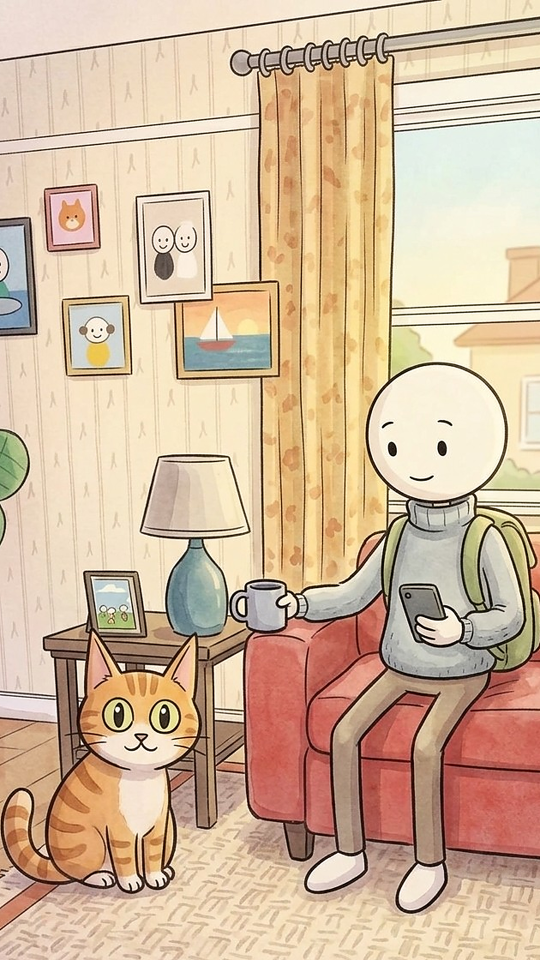
#> input picture projects/livingroom-live/plate.png, 1080 x 1920 px (shown at 1/2 size)
$ python bodies.py
#> lines starting #> are read from the running program, lines starting #| are printed output that depends on the picture; after the words box and inside, x2 and y2 are one past the last pixel; in counts of white or black regions, pixels touching at a corner belong together
"""Cut the man's upper body and the cat's body out of plate.png (for breathing without moving the
background). Regions are the spaces between ink lines; each body is the set of regions that sit
inside a loose outline polygon and look like that character, plus the ink around them.
Writes bodies.npz (man, cat boolean masks)."""
import numpy as np
from PIL import Image, ImageDraw
from scipy import ndimage

plate = np.asarray(Image.open('plate.png').convert('RGB')).astype(np.float32) / 255
lum = plate @ np.array([0.2126, 0.7152, 0.0722], np.float32)
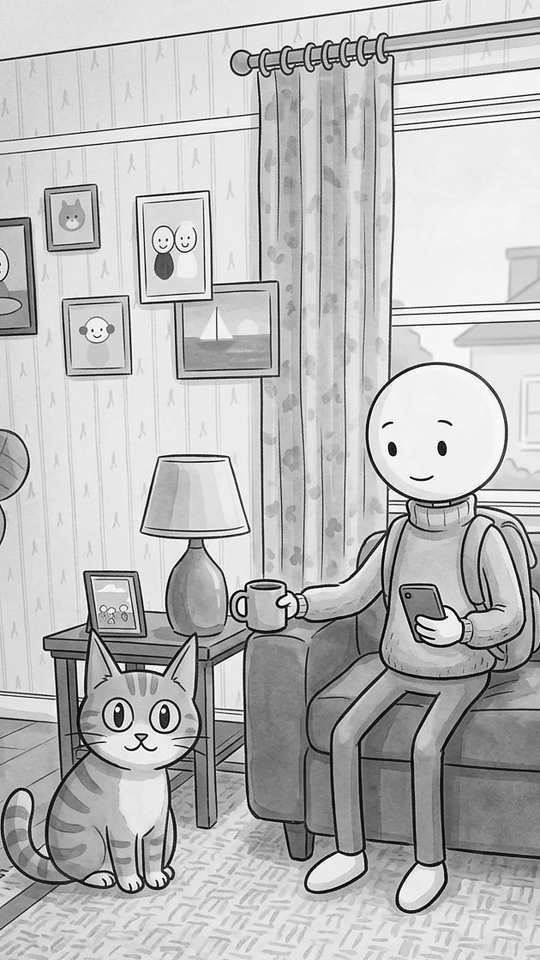
#> lum: shape (1920, 1080) float32 (shown at 1/2 size); min 0, max 1, mean 0.733
H, W = lum.shape
#> H = 1920; W = 1080
walls = ndimage.binary_dilation(lum < 0.3, iterations=1)
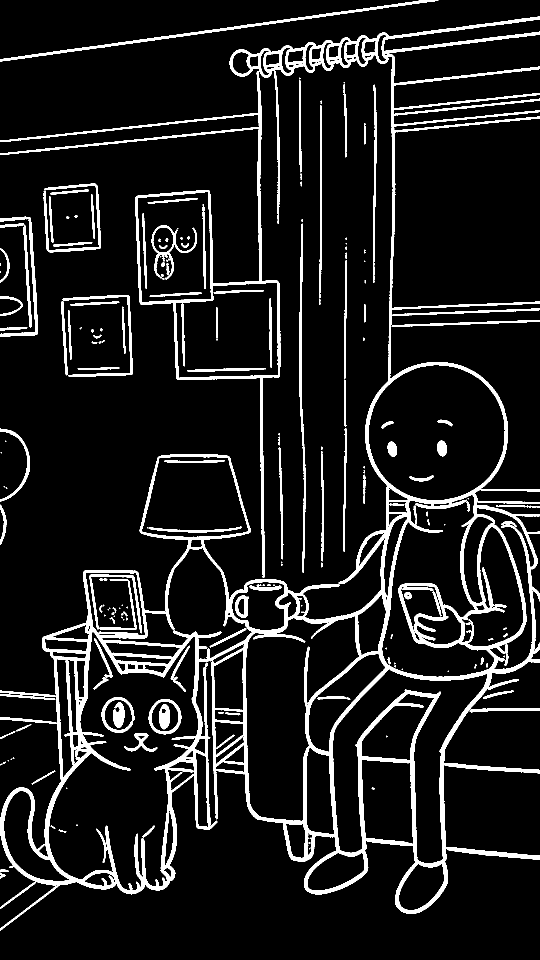
#> walls: shape (1920, 1080) bool (shown at 1/2 size); 10% white; 194 white regions (65 under 20 px), largest, box (x1, y1, x2, y2) and area: (0, 33, 1080, 1861) 154427, (0, 0, 877, 123) 4293, (599, 447, 611, 1146) 2584
lab, n = ndimage.label(~walls)
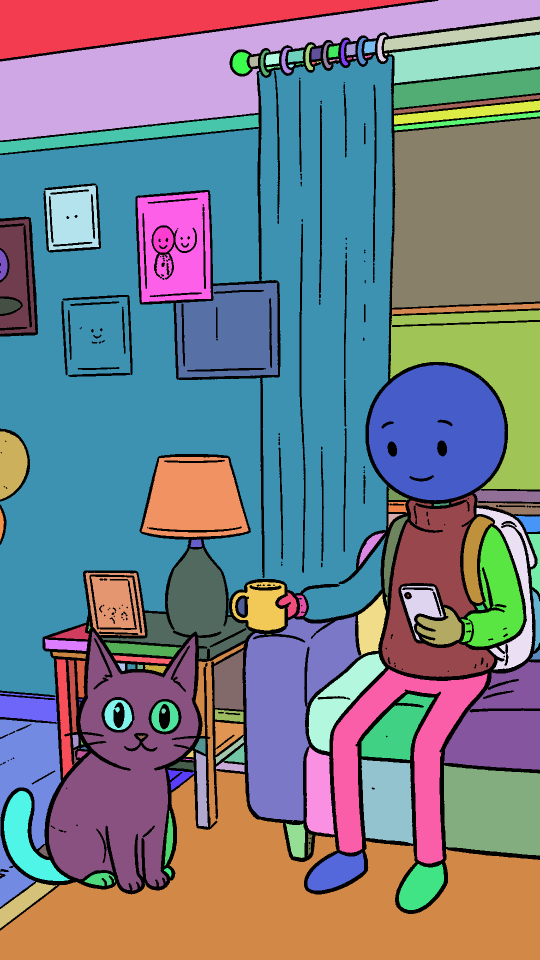
#> lab: shape (1920, 1080) int32 (shown at 1/2 size); 169 distinct labels, from 0 to 168; one colour per label, 0 black
#> n = 168
idx = np.arange(n + 1)
#> idx = 169 values from 0 to 168
tot = np.bincount(lab.ravel(), minlength=n + 1)
#> tot = 169 values, max 587175 at index 21, min 1 at index 37, mean 12269.8
mean = np.stack([ndimage.mean(plate[..., c], lab, idx) for c in range(3)], -1)
#> mean = 169 rows, first 8: [0.332, 0.238, 0.171], [0.947, 0.88, 0.825], [0.932, 0.857, 0.759], [0.805, 0.758, 0.682], [0.82, 0.766, 0.708], [0.927, 0.856, 0.725], [0.823, 0.761, 0.705], [0.814, 0.751, 0.695]


def poly_mask(pts):
    im = Image.new('L', (W, H), 0)
#> im: PIL image 1080x1920 L; every value is 0
    ImageDraw.Draw(im).polygon(pts, fill=255)
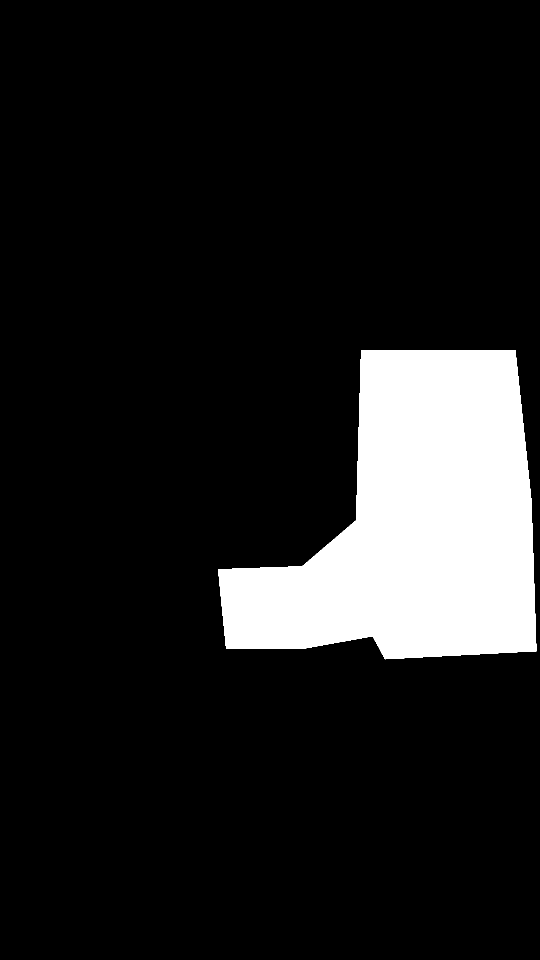
#> im: PIL image 1080x1920 L (shown at 1/2 size); 12.3% white; 1 white region, box (x1, y1, x2, y2) and area: (436, 700, 1073, 1319) 255491
    return np.asarray(im) > 0


def body(poly, frac, want=None, seeds=()):
    inside = poly_mask(poly)
    ins = np.bincount(lab[inside], minlength=n + 1)
#> ins = 169 values, max 56743 at index 51, min 0 at index 1, mean 1511.8
    keep = (ins >= frac * np.maximum(tot, 1)) & (tot >= 12)
    if want is not None:
        keep &= want
    for x, y in seeds:
        keep[lab[y, x]] = True
    keep[0] = False
    m = keep[lab] & inside
#> m: shape (1920, 1080) bool; 6.6% white; 21 white regions (1 under 20 px), largest, box (x1, y1, x2, y2) and area: (738, 730, 1010, 1001) 56743, (764, 990, 979, 1319) 30895, (923, 1053, 1047, 1293) 15493
    m |= ndimage.binary_dilation(m, iterations=7) & walls & inside
#> m: shape (1920, 1080) bool; 8.1% white; 2 white regions, box (x1, y1, x2, y2) and area: (712, 724, 1071, 1319) 156080, (458, 1158, 618, 1268) 12631
    return ndimage.binary_fill_holes(m) & inside
#> returned value: shape (1920, 1080) bool; 8.1% white; 2 white regions, box (x1, y1, x2, y2) and area: (712, 724, 1071, 1319) 156227, (458, 1158, 618, 1268) 12631


MAN = [(722, 700), (1030, 700), (1062, 1000), (1072, 1302), (770, 1318), (745, 1272), (612, 1296), (452, 1296), (436, 1138), (604, 1132), (712, 1040)]
CAT = [(150, 1262), (425, 1262), (445, 1500), (370, 1792), (140, 1792), (96, 1712), (100, 1560)]
man = body(MAN, 0.9, seeds=[(900, 1150), (830, 1200), (1030, 1100), (990, 1060)])
orange = (mean[:, 0] - mean[:, 2] > 0.35) & (mean[:, 0] > 0.7)
cat = body(CAT, 0.8, want=orange)
#> call 2 of body, with frac = 0.8, want = array of shape (169,), seeds = ()
#> in poly_mask (call 2), `ImageDraw.Draw(im).polygon(pts, fill=255)`:
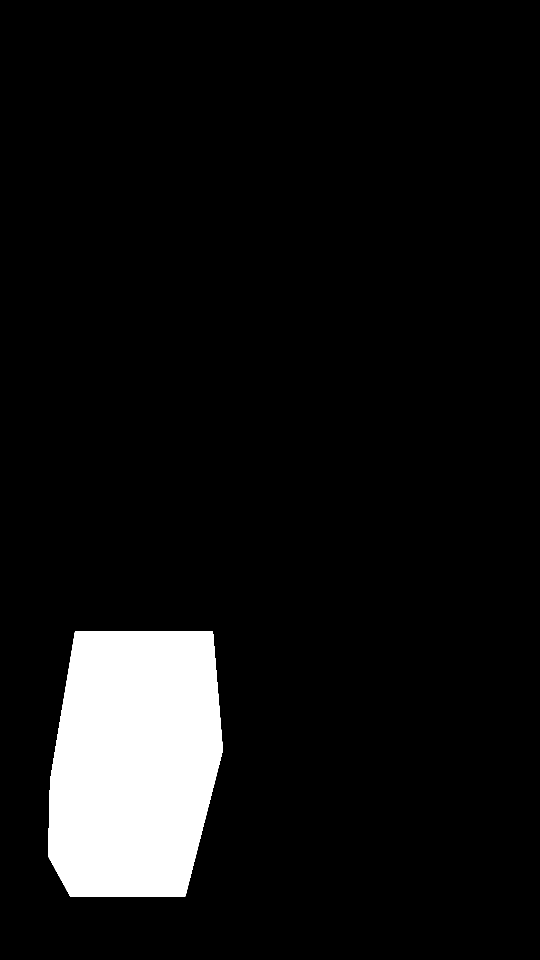
#> im: PIL image 1080x1920 L (shown at 1/2 size); 7.8% white; 1 white region, box (x1, y1, x2, y2) and area: (96, 1262, 446, 1793) 161713
#> in body (call 2), `ins = np.bincount(lab[inside], minlength=n + 1)`: ins = 169 values, max 80554 at index 97, min 0 at index 1, mean 956.9
#> in body (call 2), `m = keep[lab] & inside`: m: shape (1920, 1080) bool; 3.9% white; 1 white region, box (x1, y1, x2, y2) and area: (98, 1263, 397, 1782) 80554
#> in body (call 2), `m |= ndimage.binary_dilation(m, iterations=7) & walls & inside`:
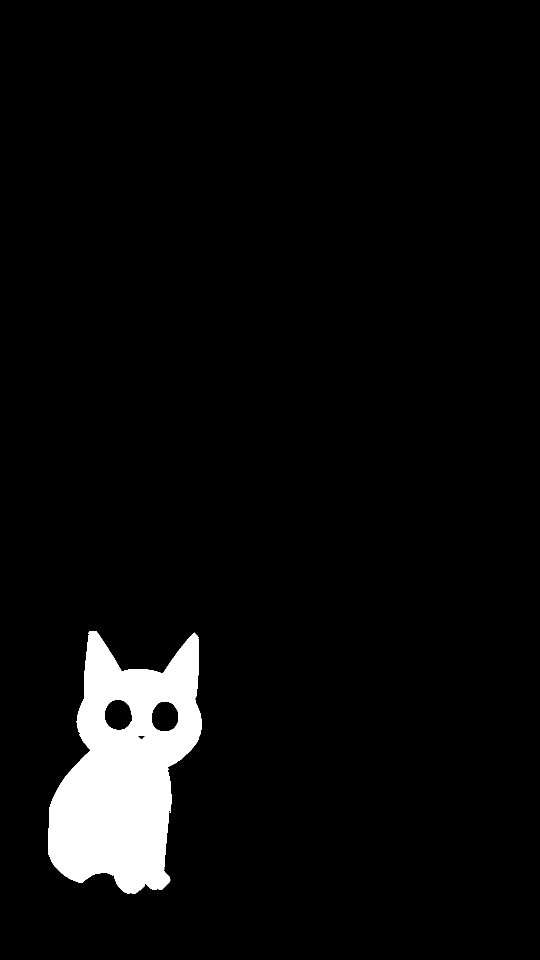
#> m: shape (1920, 1080) bool (shown at 1/2 size); 4.7% white; 1 white region, box (x1, y1, x2, y2) and area: (96, 1262, 404, 1788) 98023
#> in body (call 2), `return ndimage.binary_fill_holes(m) & inside`: returned value: shape (1920, 1080) bool; 5% white; 1 white region, box (x1, y1, x2, y2) and area: (96, 1262, 404, 1788) 103286
np.savez_compressed('bodies.npz', man=man, cat=cat)
print('man px', int(man.sum()), 'cat px', int(cat.sum()))
#| man px 168858 cat px 103286
if __name__ == '__main__':
    dbg = (plate * 255).astype(np.float32)
    dbg[man, 2] = dbg[man, 2] * 0.4 + 255 * 0.6
    dbg[cat, 0] = dbg[cat, 0] * 0.4 + 255 * 0.6
    S = '/tmp/claude-0/-home-user-Claude-video-making/bcd49906-3251-5003-81c5-2a7487297a28/scratchpad/live/'
    Image.fromarray(dbg.astype(np.uint8)).crop((60, 640, 1080, 1840)).resize((510, 600)).save(S + 'bodies.png')
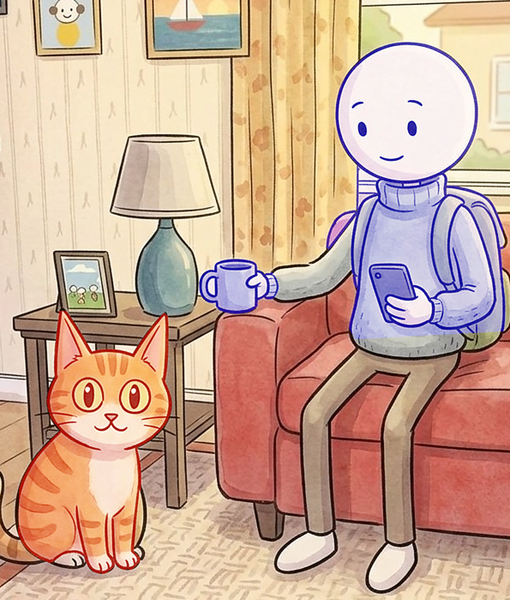
#> saved as bodies.png: PIL image 510x600 RGB; mean R, G, B 203.6, 169.4, 150.2
